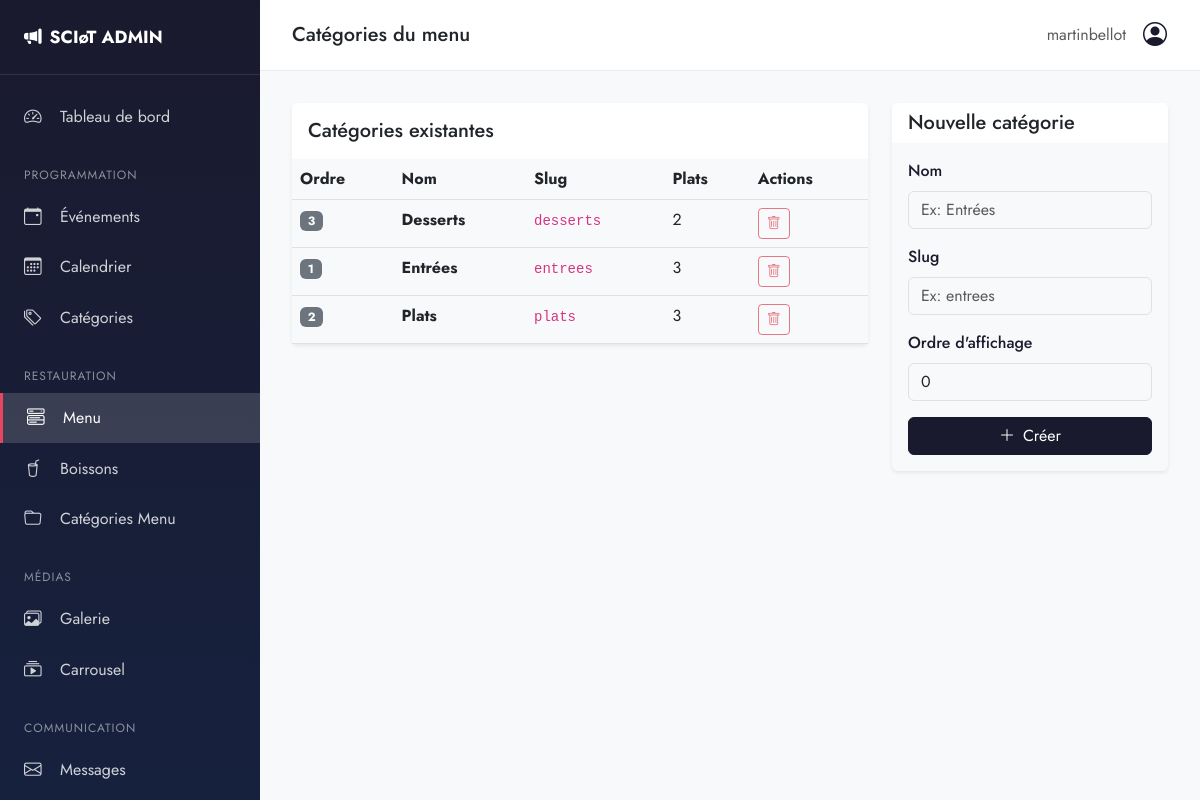
Screenshot of /admin-panel/menu/categories/ (signed in) with the database file from the repository.
### menu/models.py (models this page shows, shortened)
class MenuCategory(models.Model):
    name = models.CharField(max_length=100, verbose_name="Nom")
    slug = models.SlugField(unique=True)
    description = models.TextField(blank=True, verbose_name="Description")
    icon = models.CharField(max_length=50, blank=True, verbose_name="Icône Bootstrap")
    order = models.PositiveIntegerField(default=0, verbose_name="Ordre d'affichage")
    is_active = models.BooleanField(default=True, verbose_name="Active")
    class Meta:
        verbose_name = "Catégorie du menu"
        verbose_name_plural = "Catégories du menu"
        ordering = ['order', 'name']

### admin_custom/views.py (the view, shortened to what this page needs)
# urls.py: path('menu/categories/', views.menu_categories, name='menu_categories'),
@login_required
@user_passes_test(is_staff)
def menu_categories(request):
    categories = MenuCategory.objects.annotate(items_count=Count('items'))
    return render(request, 'admin_custom/menu/categories.html', {
        'categories': categories,
    })

### admin_custom/views.py (called while the page is built)
def is_staff(user):
    return user.is_staff

### templates/admin_custom/menu/categories.html (shortened to what this page needs)
{% extends 'admin_custom/base.html' %}
{% block page_title %}Catégories du menu{% endblock %}
{% block content %}
<div class="row">
    <div class="col-12 col-lg-8">
        <div class="card border-0 shadow-sm">
            <div class="card-header bg-white border-0 py-3">
                <h5 class="mb-0">Catégories existantes</h5>
            </div>
            <div class="card-body p-0">
                <table class="table table-hover mb-0">
                    <thead class="bg-light">
                        <tr>
                            <th>Ordre</th>
                            <th>Nom</th>
                            <th>Slug</th>
                            <th>Plats</th>
                            <th>Actions</th>
                        </tr>
                    </thead>
                    <tbody>
                        {% for cat in categories %}
                        <tr>
                            <td><span class="badge bg-secondary">{{ cat.order }}</span></td>
                            <td class="fw-bold">{{ cat.name }}</td>
                            <td><code>{{ cat.slug }}</code></td>
                            <td>{{ cat.items_count }}</td>
                            <td>
                                <form method="post" class="d-inline" onsubmit="return confirm('Supprimer cette catégorie ?')">
                                    <button type="submit" class="btn btn-sm btn-outline-danger" {% if cat.items_count > 0 %}disabled{% endif %}>
                                        <i class="bi bi-trash"></i>
                                    </button>
                                </form>
                            </td>
                        </tr>
                        {% empty %}
                        <tr>
                            <td colspan="5" class="text-center py-4 text-muted">
                                Aucune catégorie créée
                            </td>
                        </tr>
                        {% endfor %}
                    </tbody>
                </table>
            </div>
        </div>
    </div>
    <div class="col-12 col-lg-4">
        <div class="card border-0 shadow-sm">
            <div class="card-header bg-white border-0">
                <h5 class="mb-0">Nouvelle catégorie</h5>
            </div>
            <div class="card-body">
                <form method="post">
                    <div class="mb-3">
                        <label class="form-label">Nom</label>
                        <input type="text" name="name" class="form-control" required placeholder="Ex: Entrées">
                    </div>
                    <div class="mb-3">
                        <label class="form-label">Slug</label>
                        <input type="text" name="slug" class="form-control" required placeholder="Ex: entrees">
                    </div>
                    <div class="mb-3">
                        <label class="form-label">Ordre d'affichage</label>
                        <input type="number" name="order" class="form-control" value="0" min="0">
                    </div>
                    <button type="submit" class="btn btn-primary w-100">
                        <i class="bi bi-plus-lg me-2"></i>Créer
                    </button>
                </form>
            </div>
        </div>
    </div>
</div>
{% endblock %}

### templates/admin_custom/base.html (shortened to what this page needs)
{% load static %}
<!DOCTYPE html>
<html lang="fr">
<head>
    <link rel="stylesheet" href="https://cdn.jsdelivr.net/npm/bootstrap-icons@1.11.0/font/bootstrap-icons.css">
    <link href="https://cdn.jsdelivr.net/npm/bootstrap@5.3.0/dist/css/bootstrap.min.css" rel="stylesheet">
</head>
<body>
    <aside class="sidebar" id="sidebar">
        <div class="sidebar-header">
            <a href="{% url 'admin_custom:dashboard' %}" class="sidebar-brand">
                <i class="bi bi-megaphone-fill"></i>
                SCIøT ADMIN
            </a>
        </div>
        <nav class="sidebar-nav">
            <a href="{% url 'admin_custom:dashboard' %}" class="sidebar-link {% if request.resolver_match.url_name == 'dashboard' %}active{% endif %}">
                <i class="bi bi-speedometer2"></i>
                Tableau de bord
            </a>
            <div class="nav-section">Programmation</div>
            <a href="{% url 'admin_custom:events' %}" class="sidebar-link {% if 'events' in request.resolver_match.url_name %}active{% endif %}">
                <i class="bi bi-calendar-event"></i>
                Événements
            </a>
            <a href="{% url 'admin_custom:events_calendar' %}" class="sidebar-link {% if request.resolver_match.url_name == 'events_calendar' %}active{% endif %}">
                <i class="bi bi-calendar3"></i>
                Calendrier
            </a>
            <a href="{% url 'admin_custom:event_categories' %}" class="sidebar-link">
                <i class="bi bi-tags"></i>
                Catégories
            </a>
            <div class="nav-section">Restauration</div>
            <a href="{% url 'admin_custom:menu' %}" class="sidebar-link {% if 'menu' in request.resolver_match.url_name %}active{% endif %}">
                <i class="bi bi-menu-button-wide"></i>
                Menu
            </a>
            <a href="{% url 'admin_custom:drinks' %}" class="sidebar-link">
                <i class="bi bi-cup-straw"></i>
                Boissons
            </a>
            <a href="{% url 'admin_custom:menu_categories' %}" class="sidebar-link">
                <i class="bi bi-folder"></i>
                Catégories Menu
            </a>
            <div class="nav-section">Médias</div>
            <a href="{% url 'admin_custom:media' %}" class="sidebar-link {% if request.resolver_match.url_name == 'media' %}active{% endif %}">
                <i class="bi bi-images"></i>
                Galerie
            </a>
            <a href="{% url 'admin_custom:carousel' %}" class="sidebar-link">
                <i class="bi bi-collection-play"></i>
                Carrousel
            </a>
            <div class="nav-section">Communication</div>
            <a href="{% url 'admin_custom:messages' %}" class="sidebar-link {% if 'message' in request.resolver_match.url_name %}active{% endif %}">
                <i class="bi bi-envelope"></i>
                Messages
            </a>
        </nav>
    </aside>
    <main class="main-content">
        <header class="top-navbar d-flex align-items-center justify-content-between">
            <div class="d-flex align-items-center">
                <h5 class="mb-0">{% block page_title %}Dashboard{% endblock %}</h5>
            </div>
            <div class="d-flex align-items-center gap-3">
                <span class="text-muted">{{ user.username }}</span>
                <div class="dropdown">
                    <button class="btn btn-link p-0" data-bs-toggle="dropdown">
                        <i class="bi bi-person-circle fs-4 text-primary"></i>
                    </button>
                </div>
            </div>
        </header>
        <div class="page-content">
            {% block content %}{% endblock %}
        </div>
    </main>
</body>
</html>

### rows the page displays
MenuCategory: order "3", name "Desserts", slug "desserts", items_count "2"
MenuCategory: order "1", name "Entrées", slug "entrees", items_count "3"
MenuCategory: order "2", name "Plats", slug "plats", items_count "3"

### other values shown
{{ user.username }} "martinbellot"
